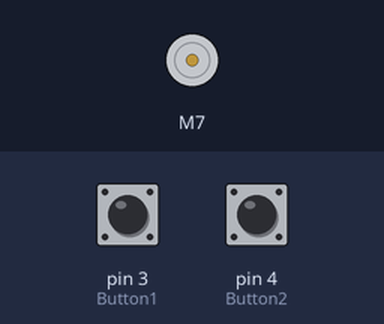
The sketch below on a simulated Arduino Uno, built with avr-gcc and run on an emulated ATmega328P. On the bench: DC motor (green arrow = forward, orange = backward, longer = faster). The inputs (shaded band) are chosen by the test bench; at power-on: pin 3 (Button1) LOW, pin 4 (Button2) LOW.

Above: at 1.2 s.
1.3 s: pin 3 (Button1) pulled HIGH for 0.15 s
At 1.6 s:
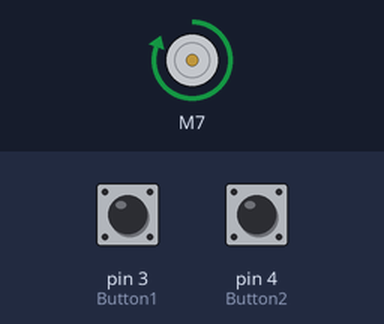
Timing chart, 0 to 4.3 s (numbered marks = the images above; inputs shaded):
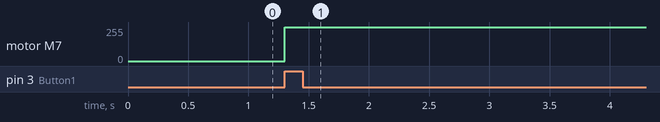

Measured:
- after the input at 1.3 s, motor M7: stopped → forward 255/255 at once

The sketch:

code.ino
```cpp
#include "L298NX2.h"
#include "Button.h"

const unsigned int IN1 = 7;
const unsigned int IN2 = 8;
const unsigned int IN3 = 9;
const unsigned int IN4 = 10;
const unsigned int Button1 = 3;
const unsigned int Button2 = 4;
bool pressed1 = 0;
bool pressed2 = 0;

L298NX2 motor(IN1, IN2, IN3, IN4);

unsigned short theSpeed = 255;
int work_time = 1000;


void setup()
{
  motor.setSpeed(theSpeed);
  pinMode(Button1, INPUT);
  pinMode(Button2, INPUT);
}

void loop()
{

  bool b1state = digitalRead(Button1); // without alcohol
  if (b1state && !pressed1) {
    motor.forwardA();
    delay(60000);
    motor.stopA();
    pressed1 = 1;
  } else if (pressed1) {
    motor.stopA();
  }
  if (!b1state) {
    pressed1 = 0;
  }

  bool b2state = digitalRead(Button2); // with alcohol
  if (b2state && !pressed2) {
    motor.forwardB();
    motor.forwardA();
    delay(15000);
    motor.stopB();
    delay(45000);
    motor.stopA();
    pressed2 = 1;
  } else if (pressed2) {
    motor.stopB();
  }
  if (!b2state) {
    pressed2 = 0;
  }
}

/*void callback()
{
  motor.reset();
  motor.setSpeed(theSpeed);
}*/
```

Button.cpp
```cpp
#include "Button.h"

#include <Arduino.h>


Button::Button(const int pin) : m_pin(pin)
{

}

void Button::init()
{

  pinMode(m_pin, INPUT);
  // set begin state
  m_lastButtonState = read();
}


//read button state.
bool Button::read()
{
  return digitalRead(m_pin);

}


//In General:
//if button is not pushed function will return LOW (0).
//if it is pushed function will return HIGH (1).

bool Button::onChange()
{
  //read button state. '1' is pushed, '0' is not pushed.
  bool reading = read();
  // If the switch changed, due to noise or pressing:
  if (reading != m_lastButtonState) {
    // reset the debouncing timer
    m_lastDebounceTime = millis();
    m_pressFlag = 1;
  }

  if ((millis() - m_lastDebounceTime) > m_debounceDelay) {
    // whatever the reading is at, it's been there for longer
    // than the debounce delay, so take it as the actual current state:

    // if the button state has changed:
    if (m_pressFlag) { //reading != m_lastButtonState) {
      //update the buton state
      m_pressFlag = 0;

      // save the reading.  Next time through the loop,
      m_lastButtonState = reading;
      return 1;

    }
  }
  m_lastButtonState = reading;

  return 0;

}

bool Button::onPress()
{
  //read button state. '1' is pushed, '0' is not pushed.
  bool reading = read();
  // If the switch changed, due to noise or pressing:
  if (reading == HIGH && m_lastButtonState == LOW) {
    // reset the debouncing timer
    m_lastDebounceTime = millis();
    m_pressFlag = 1;
  }

  if ((millis() - m_lastDebounceTime) > m_debounceDelay) {
    // whatever the reading is at, it's been there for longer
    // than the debounce delay, so take it as the actual current state:

    // if the button state has changed:
    if (m_pressFlag) {
      // save the reading.  Next time through the loop,
      m_pressFlag = 0;
      m_lastButtonState = reading;
      return 1;

    }
  }
  m_lastButtonState = reading;

  return 0;

}

bool Button::onRelease()
{
  //read button state. '1' is pushed, '0' is not pushed.
  bool reading = read();
  // If the switch changed, due to noise or pressing:
  if (reading == LOW && m_lastButtonState == HIGH) {
    // reset the debouncing timer
    m_lastDebounceTime = millis();
    m_pressFlag = 1;
  }

  if ((millis() - m_lastDebounceTime) > m_debounceDelay) {
    // whatever the reading is at, it's been there for longer
    // than the debounce delay, so take it as the actual current state:

    // if the button state has changed:
    if ( m_pressFlag) { //reading == LOW && m_lastButtonState == HIGH) {
      // save the reading.  Next time through the loop,
      m_lastButtonState = reading;
      m_pressFlag = 0;
      return 1;

    }
  }
  m_lastButtonState = reading;

  return 0;

}
```

Button.h
```cpp
#ifndef _BUTTON_H_
#define _BUTTON_H_


//button  class:
class Button {
  public:
    Button(const int pin);
    //initialize button instance
    void init();
    //Read button state - without debounce
    bool read();
    //return True on both button events, Press or Release
    bool onChange();
    //return True only on Press
    bool onPress();
    //return True only on Release
    bool onRelease();


  private:
    const int m_pin;
    bool m_lastButtonState; //state variables
    long m_lastDebounceTime = 0;  // the last time the output pin was toggled
    const int m_debounceDelay = 50;    // the debounce time; increase if the output flickers
    bool m_pressFlag = 0;

};

#endif //_BUTTON_H_
```
